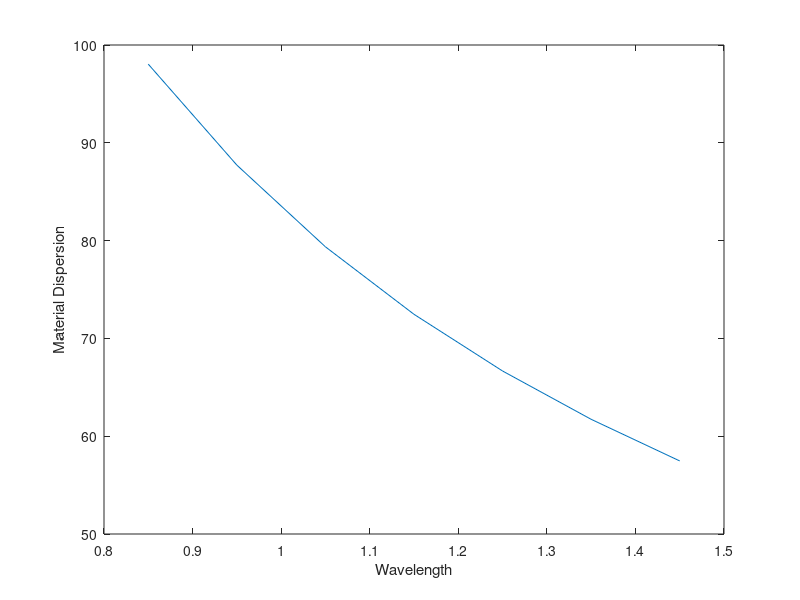

Write the MATLAB code that produced this figure.
clc
clear all
close all

lambda=0.85;
c=3*(10)^8;
M1=((0.025)/(lambda*c))*(10)^12;
disp('M in ps (nm*km)^(-1)');
disp(M1);

sigma_m=(20/(c*lambda))*(0.025)*(10)^9;
disp('Sigma_m in ns km^(-1)');
disp(sigma_m);
sigma_m1=(0.0012/c)*(0.025)*(10)^12;
disp('Sigma_m1 in ns km^(-1)');
disp(sigma_m1);

lambda_1=0.85:0.1:1.5;
M1=((0.025)./(lambda_1*c))*(10)^12;
figure
plot(lambda_1,M1)
xlabel('Wavelength')
ylabel('Material Dispersion')